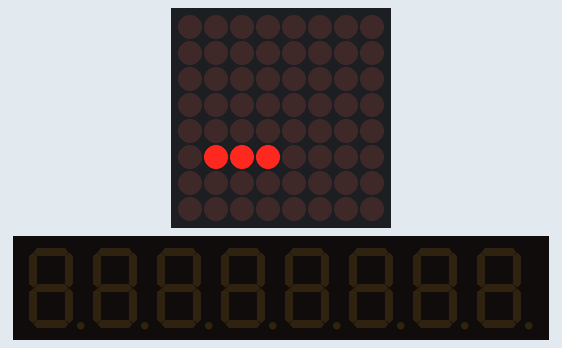
Simulated run of this sketch. Board: Arduino Uno, built with avr-gcc and run on an emulated ATmega328P. Parts: 8×8 LED matrix, 8-digit seven-segment display.

Above: at 0.12 s.
At 2.63 s:
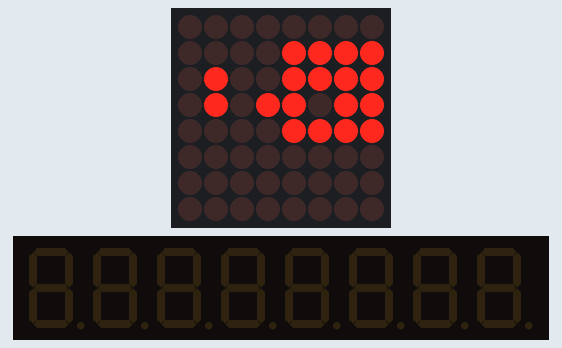
At 5.14 s:
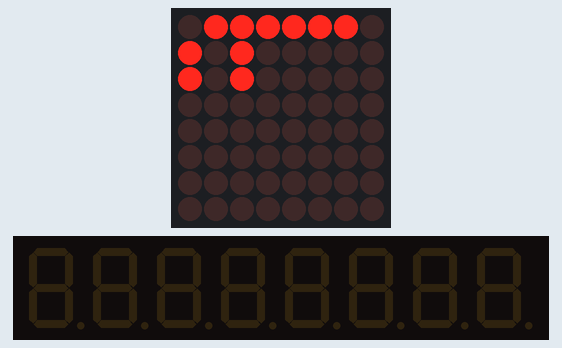
At 10.1 s:
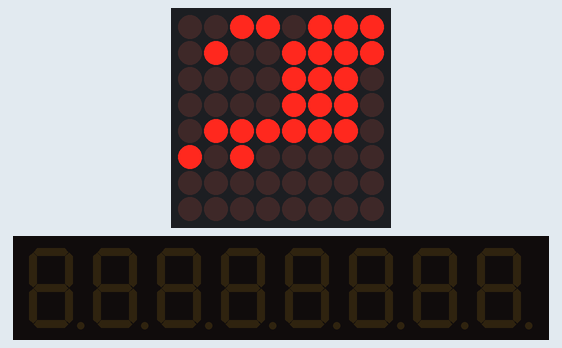
At 25.8 s:
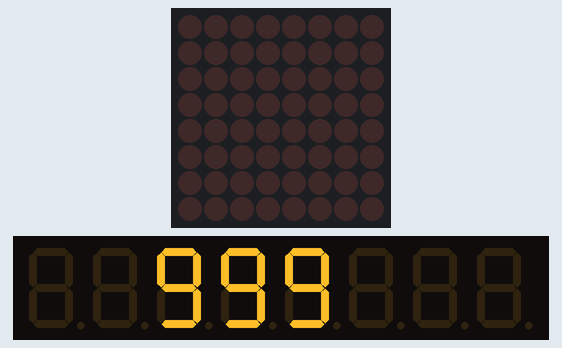
At 36.8 s:
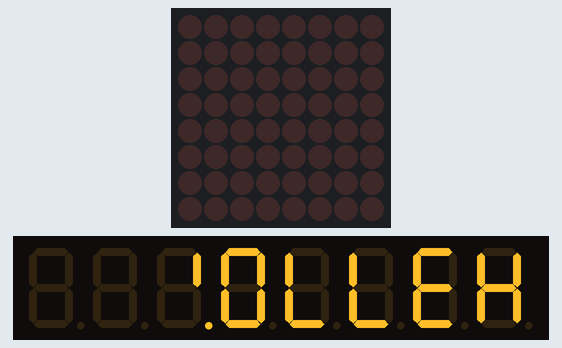

The sketch:

6_LED_Test_Code.ino
```cpp
/********************************************************
/****** 6 x LED Unit with Controller ********************
/****** by Matt Little **********************************
/****** Date: 19/12/13 **********************************
/****** info@re-innovation.co.uk ************************
/****** www.re-innovation.co.uk *************************
/********************************************************

Utilising example code from:
http://playground.arduino.cc/Main/LedControl

You will have to download that library and install before using this code.

This test code will show you how to:
Display numbers
Display simple text (only a few characters available)
Display scrolling numbers/text
Fade the display up and down

The display uses an AS11007 8 x 7 segment LED driver.
There are 6 digits available (LHS: 0-5 :RHS).

see www.re-innovation.co.uk for more details

*/


//We always have to include the library
#include "LedControl.h"

/*
 Now we need a LedControl to work with.
 pin 13 is connected to the DataIn
 pin 11 is connected to the CLK
 pin 10 is connected to LOAD
 LedControl(MOSI,CLK,~CS,Number of units)

 */
LedControl lc=LedControl(11,13,10,1);

/* we always wait a bit between updates of the display */
unsigned long delaytime=250;


// This string is comprised of binary numbers which make digits.
// The 7 seg display comprises:
//
//  --a--
// f     b
// |     |
//  --g--
// e     c
// |     |
//  --d--   DP
//
// Where the binary number is: DP a b c d e f g
// This code says "7 SEg tESt HEllO !"
char testString[30] = {
B00000000,B00000000,B00000000,B00000000,B00000000,B01110000,
B00000000,B01011011,B01001111,B01111011,
B00000000,B00001111,B01001111,B01011011,B00001111,B00000000,
B00110111,B01001111,B00001110,B00001110,B01111110,B10100000,B10100000,
B00000000,B00000000,B00000000,B00000000,B00000000
};

void setup() {
  // initialize the digital pin as an output.
  pinMode(10, OUTPUT);
  digitalWrite(10, LOW);   // This is the LOAD or ~CS (chip select) line

  /*
   The MAX72XX/AS11007 is in power-saving mode on startup,
   we have to do a wakeup call
   */
  lc.shutdown(0,false);
  /* Set the brightness to a medium values */
  lc.setIntensity(0,8);
  /* and clear the display */
  lc.clearDisplay(0);
}

void loop() {

  // Scroll some text on the disply:
  scrollTestOn7Segment();

  // Fade in?out a message:
  fadeDisplay();

  // Count up from 0 to 999
  countNumbers();

  delay(1000);  // Pause for a short time

}


/*
 This method will display the characters for the
 words "7 SEG TEST HELLO! " one after the other on digit 0.
 */
void scrollTestOn7Segment() {

  for(int i=0;i<25;i++)
  {
    lc.setRow(0,0,testString[i]);
    lc.setRow(0,1,testString[i+1]);
    lc.setRow(0,2,testString[i+2]);
    lc.setRow(0,3,testString[i+3]);
    lc.setRow(0,4,testString[i+4]);
    lc.setRow(0,5,testString[i+5]);
    delay(delaytime);
  }
}

// This function will print a number (from -999 to 999)
// onto digits 2,3,4,5
void printNumber(int v) {
    int ones;
    int tens;
    int hundreds;
    boolean negative = false;

    if(v < -999 || v > 999)
    {
       return;
    }
    if(v<0)
    {
        negative=true;
        v=v*-1;
    }

    ones=v%10;
    v=v/10;
    tens=v%10;
    v=v/10;
    hundreds=v;
    if(negative) {
       //print character '-' in the leftmost column
       lc.setChar(0,2,'-',false);
    }
    else {
       //print a blank in the sign column
       lc.setChar(0,2,' ',false);
    }
    //Now print the number digit by digit
    lc.setDigit(0,3,(byte)hundreds,false);
    lc.setDigit(0,4,(byte)tens,false);
    lc.setDigit(0,5,(byte)ones,false);
}


/*
 This method will count up very fast from
  0-1000 on digits 2-5.
 */
void countNumbers() {

  for(int i=0;i<=999;i++)
  {
    printNumber(i);
    delay(10);
  }

}


/*
 This method will put some data on the display and fade
 up and down.
 */
void fadeDisplay() {
    lc.setRow(0,0,testString[16]);
    lc.setRow(0,1,testString[17]);
    lc.setRow(0,2,testString[18]);
    lc.setRow(0,3,testString[19]);
    lc.setRow(0,4,testString[20]);
    lc.setRow(0,5,testString[21]);

    for(int i=0;i<16;i++)
    {
      lc.setIntensity(0,i);
      delay(delaytime);
    }

    for(int i=0;i<16;i++)
    {
      lc.setIntensity(0,15-i);
      delay(delaytime);
    }
    // Set intensity back to a medium value
    lc.setIntensity(0,8);
    /* and clear the display */
    lc.clearDisplay(0);
}
```

Measured:
- what the display in image 4 shows lasts 1.0 s, from 25.7 s to 26.7 s
